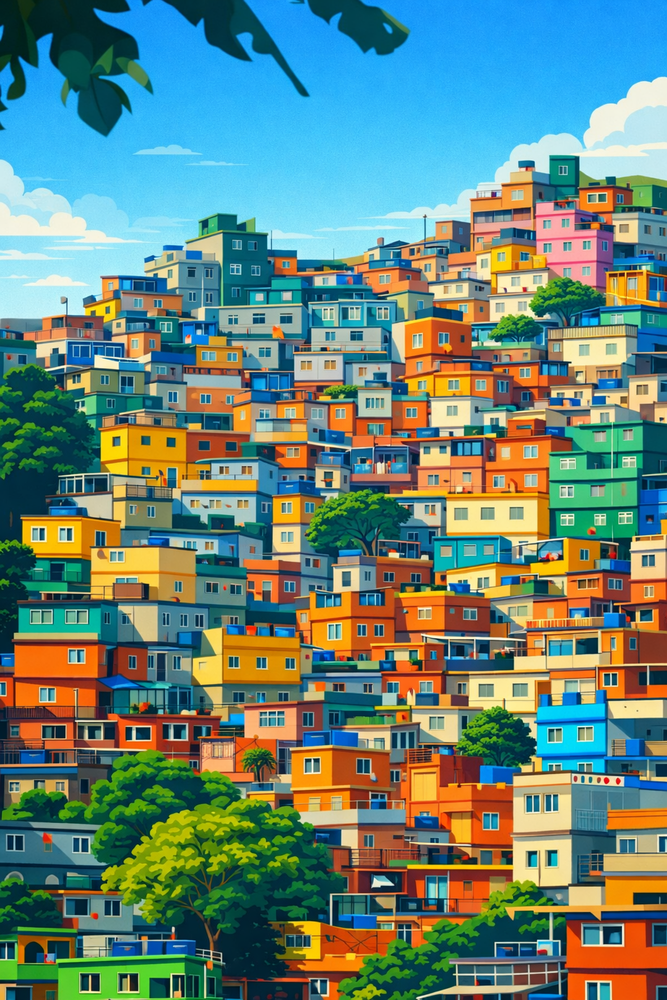
#> input picture data/raw/sample3.png, 667 x 1000 px, shrunk from 1280 x 1920 before the run
$ python image_processor.py
#> lines starting #> are read from the running program, lines starting #| are printed output that depends on the picture
"""
image_processor.py
------------------
وحدة معالجة الصور لمشروع الوكيل الذكي (Kiro) - المرحلة الأولى.
المهام المنجزة: استخراج البيانات الوصفية، التحويل لتدرج رمادي،
استخراج البصمة (pHash)، ومقارنة الصور للكشف عن التكرار.
"""

import cv2
import os
from PIL import Image
import imagehash

def get_image_metadata(image_path):
    """استخراج البيانات الوصفية للصورة (الأبعاد، الصيغة، القنوات)."""
#> called with image_path = 'data/raw/sample3.png'
    try:
        img = cv2.imread(image_path)
#> img is the input picture: shape (1000, 667, 3); mean B, G, R 120.6, 132.7, 103.2
        if img is None:
            return {"Success": False, "Error": "فشل في قراءة الصورة"}

        height, width = img.shape[:2]
#> height = 1000; width = 667
        channels = img.shape[2] if len(img.shape) == 3 else 1
#> channels = 3
        _, extension = os.path.splitext(image_path)

        return {
            "Success": True,
            "Dimensions": f"{width}x{height}",
            "Format": extension.upper(),
            "Channels": channels
        }
    except Exception as e:
        return {"Success": False, "Error": str(e)}

def convert_to_grayscale(image_path, output_path=None):
    """تحويل الصورة إلى تدرج رمادي لحفظ مساحة التخزين وتوحيد المعالجة."""
    try:
        img = cv2.imread(image_path)
        if img is None: return None

        gray = cv2.cvtColor(img, cv2.COLOR_BGR2GRAY)
        if output_path:
            cv2.imwrite(output_path, gray)
        return gray
    except:
        return None

def get_image_phash(image_path):
    """توليد بصمة فريدة للصورة باستخدام خوارزمية pHash."""
    try:
        return imagehash.phash(Image.open(image_path))
    except:
        return None

def compare_phashes(phash1, phash2):
    """حساب مسافة هامنج (Hamming Distance) بين بصمتين."""
    if phash1 is None or phash2 is None: return None
    return phash1 - phash2

def similarity_percentage(phash1, phash2):
    """حساب نسبة التشابه المئوية بين صورتين."""
    distance = compare_phashes(phash1, phash2)
    if distance is None: return 0.0

    max_distance = phash1.hash.size
    similarity = (1 - distance / max_distance) * 100
    return round(similarity, 2)

def process_image_pair(image_path1, image_path2, threshold=95):
    """دالة شاملة لمقارنة صورتين وإرجاع النتائج التفصيلية."""
    result = {"comparison": {}}
    phash1 = get_image_phash(image_path1)
    phash2 = get_image_phash(image_path2)

    if phash1 and phash2:
        sim_percent = similarity_percentage(phash1, phash2)
        result["comparison"] = {
            "similarity_percent": sim_percent,
            "is_duplicate": sim_percent >= threshold
        }
    else:
        result["comparison"]["error"] = "فشل استخراج البصمة"

    return result

# =====================================================================
# قسم التشغيل الأساسي (Main) مع المسارات الذكية التلقائية
# =====================================================================
if __name__ == "__main__":

    # تحديد مسار المجلد الرئيسي للمشروع (Kiro-Project) برمجياً
    current_dir = os.path.dirname(os.path.abspath(__file__))
    project_root = os.path.dirname(current_dir)

    # تحديد مسارات مجلدات البيانات
    raw_path = os.path.join(project_root, "data", "raw")
    processed_path = os.path.join(project_root, "data", "processed")

    # إنشاء مجلد المعالجة إذا لم يكن موجوداً
    os.makedirs(processed_path, exist_ok=True)

    # تحديد مسارات الصور الاختبارية بناءً على تسمياتك
    img_base = os.path.join(raw_path, "sample1.jpg")
    img_dup = os.path.join(raw_path, "duplicate_sample1.jpg")
    img_diff = os.path.join(raw_path, "sample2.jpg")
    img_png = os.path.join(raw_path, "sample3.png")

    print("\n" + "="*40)
    print("🤖 بدء تشغيل الوكيل الذكي Kiro - المرحلة الأولى")
    print("="*40)

    # 1. اختبار استخراج البيانات الوصفية (لملف PNG)
    print("\n[1] فحص البيانات الوصفية (Metadata):")
    meta = get_image_metadata(img_png)
    if meta.get("Success"):
        print(f"✅ الصورة: sample3.png | الأبعاد: {meta['Dimensions']} | الصيغة: {meta['Format']}")
#| ✅ الصورة: sample3.png | الأبعاد: 667x1000 | الصيغة: .PNG
    else:
        print("❌ تأكدي من وجود الصورة sample3.png في مجلد data/raw")

    # 2. اختبار التحويل إلى تدرج رمادي
    print("\n[2] التحويل إلى تدرج رمادي (Grayscale):")
    gray_out = os.path.join(processed_path, "sample1_gray.jpg")
    if convert_to_grayscale(img_base, gray_out) is not None:
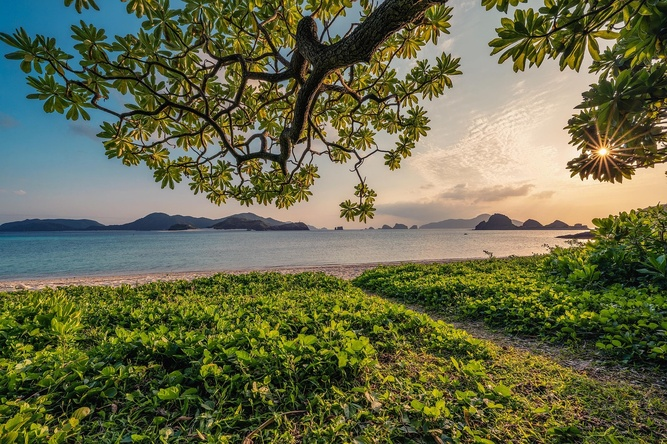
#> input picture data/raw/sample1.jpg, 667 x 444 px, shrunk from 1280 x 853 before the run
#> in convert_to_grayscale, img is the input picture: shape (444, 667, 3); mean B, G, R 72.7, 105.1, 102.1
#> in convert_to_grayscale, `gray = cv2.cvtColor(img, cv2.COLOR_BGR2GRAY)`:
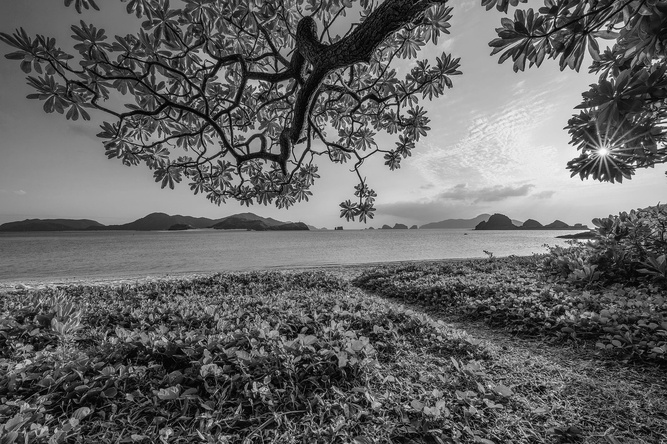
#> gray: shape (444, 667); min 0, max 252, mean 100.5
        print(f"✅ تم تحويل الصورة بنجاح وحفظها في: مجلد data/processed")

    # 3. اختبار التكرار (صور متطابقة)
    print("\n[3] اختبار المطابقة (التكرار): sample1.jpg مع النسخة المكررة")
    res_dup = process_image_pair(img_base, img_dup)
#> (the run stopped early here; a loop or call above may not have finished)
